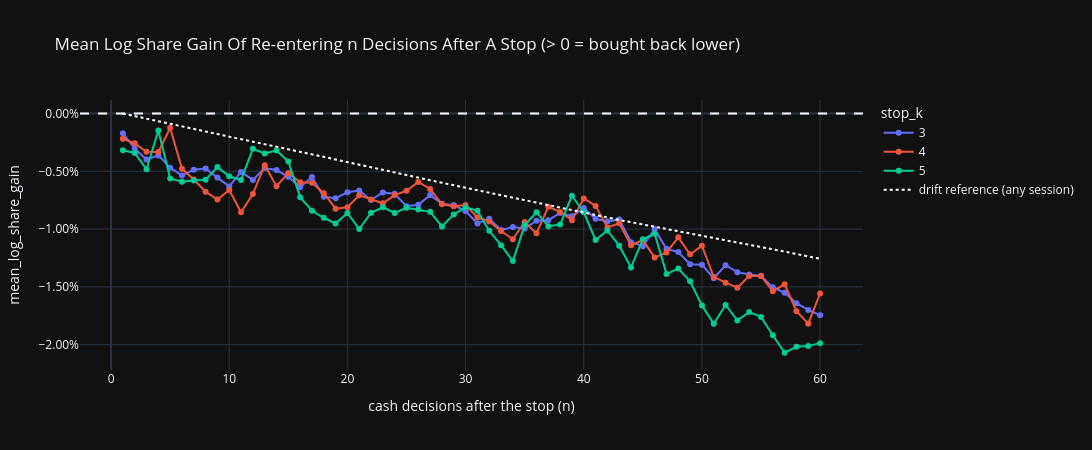

Notebook cell for this chart:
### Code cell
"""
Post-exit path: for every stop of the next-day re-entry simulation (it records the most stops), the share gain that
re-entering at the n-th cash decision would have produced. Mean log share gain > 0 at some n = on average prices were
still lower n decisions after the stop (waiting would have paid). The dotted DRIFT REFERENCE is the same quantity for an
exit at ANY session: the period's drift alone. Only the distance between the curves (log_gain_vs_reference) is about stops.
The LOG share gain is averaged because the plain average of S / R - 1 drifts upwards with n even on a random walk
(Jensen's inequality), which would make waiting look better than it is.
"""
# LIST TO HOLD THE PATH SUMMARIES
path_summary_pdf_list = []
# ITERATE OVER THE STOP MULTIPLIERS
for stop_k in exp_config.STOP_K_LIST:
    # CALL FUNCTION TO GET THE POST-EXIT PATHS OF THE NEXT-DAY RE-ENTRY EPISODES
    path_pdf = get_post_exit_path_pdf(ohlcv_array_dict, simulation_dict_dict[(stop_k, "delay_1")]["episode_pdf"], exp_config.MAX_CASH_SESSIONS)
    # SUMMARIZE PER DELAY
    path_summary_pdf_list.append(path_pdf.groupby("cash_decision_count").agg(exit_count=("share_gain_pct", "size"),
                                                                             mean_log_share_gain=("log_share_gain", "mean"),
                                                                             median_share_gain_pct=("share_gain_pct", "median"),
                                                                             gain_share=("share_gain_pct", lambda s: float((s > 0).mean()))).reset_index().assign(stop_k=stop_k))
# CONCATENATE THE SUMMARIES
path_summary_pdf = pd.concat(path_summary_pdf_list, ignore_index=True)
# CALCULATE THE DRIFT REFERENCE: THE SAME LOG GAIN FOR AN EXIT AT ANY SESSION'S 15:59 OPEN (NOT ONLY AFTER STOPS)
fill_open_arr = daily_pdf["fill_open"].to_numpy(dtype=float)[exploration_session_idx_arr]
reference_dict = {n: float(np.mean(np.log(fill_open_arr[:len(fill_open_arr) - n + 1] / fill_open_arr[n - 1:]))) for n in range(1, exp_config.MAX_CASH_SESSIONS + 1)}
path_summary_pdf["drift_reference_log_gain"] = path_summary_pdf["cash_decision_count"].map(reference_dict)
path_summary_pdf["log_gain_vs_reference"] = path_summary_pdf["mean_log_share_gain"] - path_summary_pdf["drift_reference_log_gain"]
# CREATE A FIGURE OF THE MEAN SHARE GAIN PER DELAY
fig = px.line(path_summary_pdf.assign(stop_k=lambda df: df["stop_k"].astype(str)), x="cash_decision_count", y="mean_log_share_gain", color="stop_k", markers=True,
              title="Mean Log Share Gain Of Re-entering n Decisions After A Stop (> 0 = bought back lower)", template="plotly_dark", width=1100, height=450)
fig.add_trace(go.Scatter(x=list(reference_dict.keys()), y=list(reference_dict.values()), mode="lines", name="drift reference (any session)", line=dict(dash="dot", color="white")))
fig.add_hline(y=0, line_dash="dash", line_color="white")
fig.update_layout(yaxis_tickformat=".2%", xaxis_title="cash decisions after the stop (n)")
fig.show()
# PREVIEW THE SUMMARY AT A FEW DELAYS
path_summary_pdf[path_summary_pdf["cash_decision_count"].isin([1, 2, 3, 5, 10, 20, 40, 60])].round(4)

### Figure 1 — Plotly figure (JSON) as saved in the notebook; plotly's stock layout.template omitted (floating-point values rounded to 4 significant figures)
{"data": [{"hovertemplate": "stop_k=3<br>cash_decision_count=%{x}<br>mean_log_share_gain=%{y}<extra></extra>", "legendgroup": "3", "line": {"color": "#636efa", "dash": "solid"}, "marker": {"symbol": "circle"}, "mode": "lines+markers", "name": "3", "orientation": "v", "showlegend": true, "type": "scatter", "x": [1, 2, 3, 4, 5, 6, 7, 8, 9, 10, 11, 12, 13, 14, 15, 16, 17, 18, 19, 20, 21, 22, 23, 24, 25, 26, 27, 28, 29, 30, 31, 32, 33, 34, 35, 36, 37, 38, 39, 40, 41, 42, 43, 44, 45, 46, 47, 48, 49, 50, 51, 52, 53, 54, 55, 56, 57, 58, 59, 60], "xaxis": "x", "y": [-0.001708, -0.003039, -0.003983, -0.003628, -0.004687, -0.005365, -0.004861, -0.004761, -0.005546, -0.006306, -0.005052, -0.005745, -0.004714, -0.004893, -0.005482, -0.006381, -0.005497, -0.0072, -0.007324, -0.006819, -0.006666, -0.007488, -0.006827, -0.006952, -0.008021, -0.007891, -0.00706, -0.007803, -0.007924, -0.008451, -0.009507, -0.009098, -0.01008, -0.009823, -0.009946, -0.009274, -0.009225, -0.008603, -0.008881, -0.008186, -0.009113, -0.009346, -0.009167, -0.01114, -0.01148, -0.01, -0.01171, -0.01198, -0.01304, -0.01309, -0.01425, -0.01313, -0.01373, -0.01393, -0.01404, -0.01504, -0.0155, -0.01641, -0.017, -0.01745], "yaxis": "y"}, {"hovertemplate": "stop_k=4<br>cash_decision_count=%{x}<br>mean_log_share_gain=%{y}<extra></extra>", "legendgroup": "4", "line": {"color": "#EF553B", "dash": "solid"}, "marker": {"symbol": "circle"}, "mode": "lines+markers", "name": "4", "orientation": "v", "showlegend": true, "type": "scatter", "x": [1, 2, 3, 4, 5, 6, 7, 8, 9, 10, 11, 12, 13, 14, 15, 16, 17, 18, 19, 20, 21, 22, 23, 24, 25, 26, 27, 28, 29, 30, 31, 32, 33, 34, 35, 36, 37, 38, 39, 40, 41, 42, 43, 44, 45, 46, 47, 48, 49, 50, 51, 52, 53, 54, 55, 56, 57, 58, 59, 60], "xaxis": "x", "y": [-0.002182, -0.002584, -0.003306, -0.003322, -0.001249, -0.004777, -0.005712, -0.006771, -0.007436, -0.006619, -0.008537, -0.006966, -0.004466, -0.006291, -0.005139, -0.005951, -0.005993, -0.00689, -0.00823, -0.008114, -0.007081, -0.00744, -0.007766, -0.007057, -0.006682, -0.005916, -0.006532, -0.007848, -0.008018, -0.007917, -0.008992, -0.009337, -0.01017, -0.01087, -0.009385, -0.01037, -0.008066, -0.008517, -0.009227, -0.007353, -0.007993, -0.009865, -0.009494, -0.01139, -0.01095, -0.01246, -0.01202, -0.01072, -0.01218, -0.01144, -0.01413, -0.01463, -0.01507, -0.01406, -0.01406, -0.01537, -0.01478, -0.01711, -0.01819, -0.01557], "yaxis": "y"}, {"hovertemplate": "stop_k=5<br>cash_decision_count=%{x}<br>mean_log_share_gain=%{y}<extra></extra>", "legendgroup": "5", "line": {"color": "#00cc96", "dash": "solid"}, "marker": {"symbol": "circle"}, "mode": "lines+markers", "name": "5", "orientation": "v", "showlegend": true, "type": "scatter", "x": [1, 2, 3, 4, 5, 6, 7, 8, 9, 10, 11, 12, 13, 14, 15, 16, 17, 18, 19, 20, 21, 22, 23, 24, 25, 26, 27, 28, 29, 30, 31, 32, 33, 34, 35, 36, 37, 38, 39, 40, 41, 42, 43, 44, 45, 46, 47, 48, 49, 50, 51, 52, 53, 54, 55, 56, 57, 58, 59, 60], "xaxis": "x", "y": [-0.003188, -0.003418, -0.004827, -0.001478, -0.005628, -0.005909, -0.005804, -0.005741, -0.004636, -0.005432, -0.005746, -0.003046, -0.003457, -0.003193, -0.00415, -0.00724, -0.008412, -0.009019, -0.009516, -0.008598, -0.009998, -0.008584, -0.008109, -0.008606, -0.008153, -0.008303, -0.008509, -0.009773, -0.008728, -0.008118, -0.008417, -0.01015, -0.01139, -0.01277, -0.009675, -0.008548, -0.009757, -0.009608, -0.007116, -0.008548, -0.01094, -0.01011, -0.01143, -0.01332, -0.01088, -0.0104, -0.01388, -0.01342, -0.01452, -0.0166, -0.0182, -0.01657, -0.0179, -0.01718, -0.0176, -0.01918, -0.0207, -0.02018, -0.0201, -0.01987], "yaxis": "y"}, {"line": {"color": "white", "dash": "dot"}, "mode": "lines", "name": "drift reference (any session)", "type": "scatter", "x": [1, 2, 3, 4, 5, 6, 7, 8, 9, 10, 11, 12, 13, 14, 15, 16, 17, 18, 19, 20, 21, 22, 23, 24, 25, 26, 27, 28, 29, 30, 31, 32, 33, 34, 35, 36, 37, 38, 39, 40, 41, 42, 43, 44, 45, 46, 47, 48, 49, 50, 51, 52, 53, 54, 55, 56, 57, 58, 59, 60], "y": [0, -0.0002142, -0.0004366, -0.0006626, -0.000887, -0.001111, -0.001334, -0.001558, -0.00178, -0.002005, -0.002219, -0.002421, -0.002631, -0.002846, -0.00307, -0.003294, -0.003523, -0.00375, -0.003981, -0.004211, -0.00444, -0.004664, -0.004884, -0.005108, -0.005329, -0.00555, -0.00577, -0.005993, -0.006212, -0.006428, -0.006645, -0.006858, -0.00707, -0.007286, -0.007502, -0.007723, -0.007942, -0.008157, -0.008368, -0.008581, -0.008788, -0.008997, -0.009206, -0.009407, -0.009604, -0.009804, -0.01, -0.0102, -0.0104, -0.01059, -0.01079, -0.01099, -0.01118, -0.01136, -0.01155, -0.01175, -0.01195, -0.01215, -0.01236, -0.01257]}], "layout": {"height": 450, "legend": {"title": {"text": "stop_k"}, "tracegroupgap": 0}, "shapes": [{"line": {"color": "white", "dash": "dash"}, "type": "line", "x0": 0, "x1": 1, "xref": "x domain", "y0": 0, "y1": 0, "yref": "y"}], "title": {"text": "Mean Log Share Gain Of Re-entering n Decisions After A Stop (> 0 = bought back lower)"}, "width": 1100, "xaxis": {"anchor": "y", "domain": [0, 1], "title": {"text": "cash decisions after the stop (n)"}}, "yaxis": {"anchor": "x", "domain": [0, 1], "tickformat": ".2%", "title": {"text": "mean_log_share_gain"}}}}
